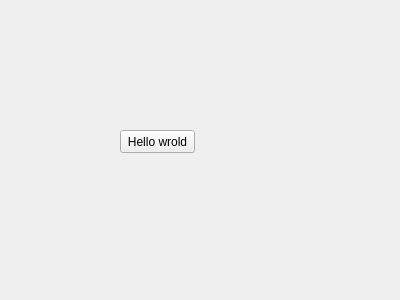
<?xml version="1.0" encoding="UTF-8"?>
<ui version="4.0">
 <class>Form</class>
 <widget class="QWidget" name="Form">
  <property name="geometry">
   <rect>
    <x>0</x>
    <y>0</y>
    <width>400</width>
    <height>300</height>
   </rect>
  </property>
  <property name="windowTitle">
   <string>Form</string>
  </property>
  <widget class="QPushButton" name="pushButton">
   <property name="geometry">
    <rect>
     <x>120</x>
     <y>130</y>
     <width>75</width>
     <height>23</height>
    </rect>
   </property>
   <property name="text">
    <string>Hello wrold</string>
   </property>
  </widget>
 </widget>
 <resources/>
 <connections>
  <connection>
   <sender>pushButton</sender>
   <signal>clicked()</signal>
   <receiver>Form</receiver>
   <slot>close()</slot>
   <hints>
    <hint type="sourcelabel">
     <x>163</x>
     <y>143</y>
    </hint>
    <hint type="destinationlabel">
     <x>43</x>
     <y>138</y>
    </hint>
   </hints>
  </connection>
 </connections>
</ui>
